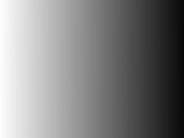
#> input picture 5-大三上/数字图像处理/exp.6/assert/gradient.jpg, 184 x 138 px
$ python 4-thresh.py
#> lines starting #> are read from the running program, lines starting #| are printed output that depends on the picture; after the words box and inside, x2 and y2 are one past the last pixel; in counts of white or black regions, pixels touching at a corner belong together
import numpy as np
import cv2

from matplotlib import pyplot as plt
import seaborn as sb

sb.set()
sb.set_style("whitegrid")

plt.rcParams["figure.dpi"] = 320
plt.rcParams["figure.figsize"] = [10, 10]

N_PER_ROW = 3
N = 8 + 1

current = 0

global_attr = {
    "cmap": "gray"
}


def add_new(img, title, **kwargs):
    global current
    current += 1
    plt.subplot(np.ceil(N / N_PER_ROW), N_PER_ROW, current)
    plt.title(title)
    plt.imshow(img, **global_attr, **kwargs)
    plt.xticks([])
    plt.yticks([])


if __name__ == '__main__':
    gradient = cv2.imread("../assert/gradient.jpg", 0)
#> gradient is the input picture: shape (138, 184); min 8, max 253, mean 130.8
    add_new(gradient, "Origin")

    method_list = [
        "cv2.THRESH_BINARY",
        "cv2.THRESH_BINARY_INV",
        "cv2.THRESH_MASK",
        "cv2.THRESH_OTSU",
        "cv2.THRESH_TOZERO",
        "cv2.THRESH_TOZERO_INV",
        "cv2.THRESH_TRIANGLE",
        "cv2.THRESH_TRUNC"
    ]

    for ss in method_list:
        method = eval(ss)
        ret, res = cv2.threshold(gradient, 127, 255, method)
        add_new(res, ss)
#> this loop made 8 passes
#> ret on passes 4, 7: 131, 30
#> pass 1, `ret, res = cv2.threshold(gradient, 127, 255, method)`:
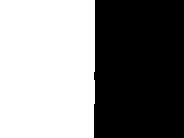
#> res: shape (138, 184); 51.5% white; 1 black region, box (x1, y1, x2, y2) and area: (94, 0, 184, 138) 12324
#> after the loop:
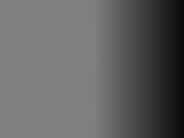
#> res: shape (138, 184); min 8, max 127, mean 98.1

    plt.savefig("../output/4-thresh.jpg")
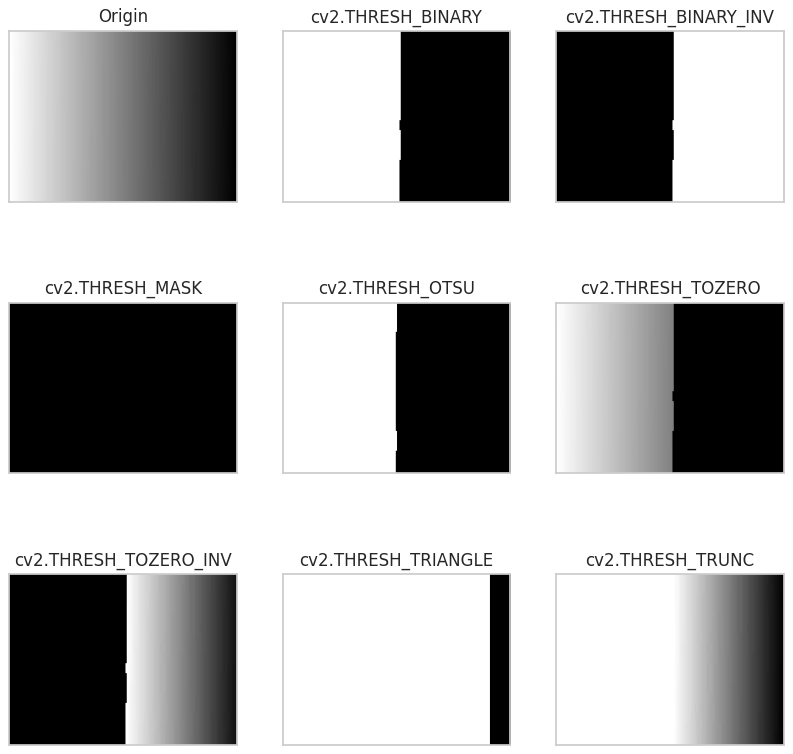
#> figure drawn by matplotlib, 9 panels
    plt.show()

$ run again, with 5-大三上/数字图像处理/exp.6/assert/dave.jpg copied over 5-大三上/数字图像处理/exp.6/assert/gradient.jpg
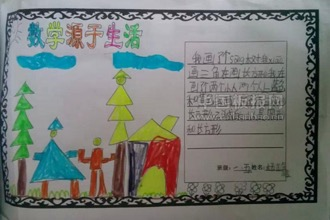
#> input picture 5-大三上/数字图像处理/exp.6/assert/dave.jpg, 330 x 220 px
#> the loop `for ss in method_list:` made 8 passes
#> ret on passes 4, 7: 116, 111
#> pass 1, `ret, res = cv2.threshold(gradient, 127, 255, method)`:
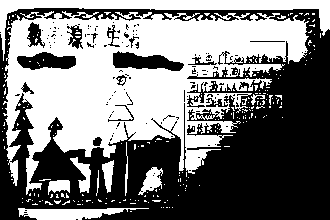
#> res: shape (220, 330); 48.4% white; 242 white regions (231 under 20 px), largest, box (x1, y1, x2, y2) and area: (3, 11, 309, 195) 28495, (0, 0, 330, 61) 3552, (18, 208, 149, 220) 960
#> after the loop `for ss in method_list:`:
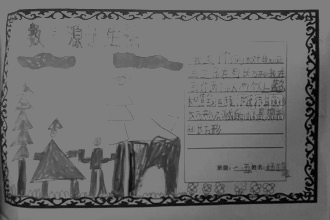
#> res: shape (220, 330); min 0, max 127, mean 107.5

$ run again, with 5-大三上/数字图像处理/exp.6/assert/house.jpg copied over 5-大三上/数字图像处理/exp.6/assert/gradient.jpg
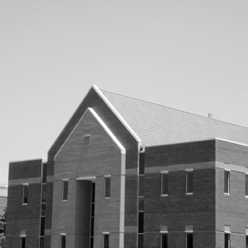
#> input picture 5-大三上/数字图像处理/exp.6/assert/house.jpg, 248 x 248 px
#> gradient is the input picture: shape (248, 248); min 0, max 255, mean 152.8
#> the loop `for ss in method_list:` made 8 passes
#> ret on passes 4, 7: 142, 189
#> pass 1, `ret, res = cv2.threshold(gradient, 127, 255, method)`:
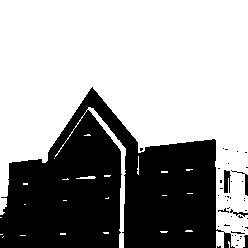
#> res: shape (248, 248); 62.3% white; 43 black regions (37 under 20 px), largest, box (x1, y1, x2, y2) and area: (0, 87, 235, 248) 22789, (224, 170, 231, 193) 120, (231, 170, 248, 196) 78, (230, 209, 248, 217) 44, (243, 235, 248, 248) 42, (218, 208, 229, 213) 20
#> after the loop `for ss in method_list:`:
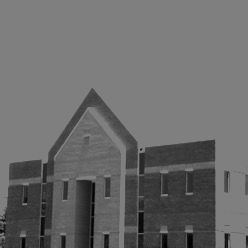
#> res: shape (248, 248); min 0, max 127, mean 106.7
